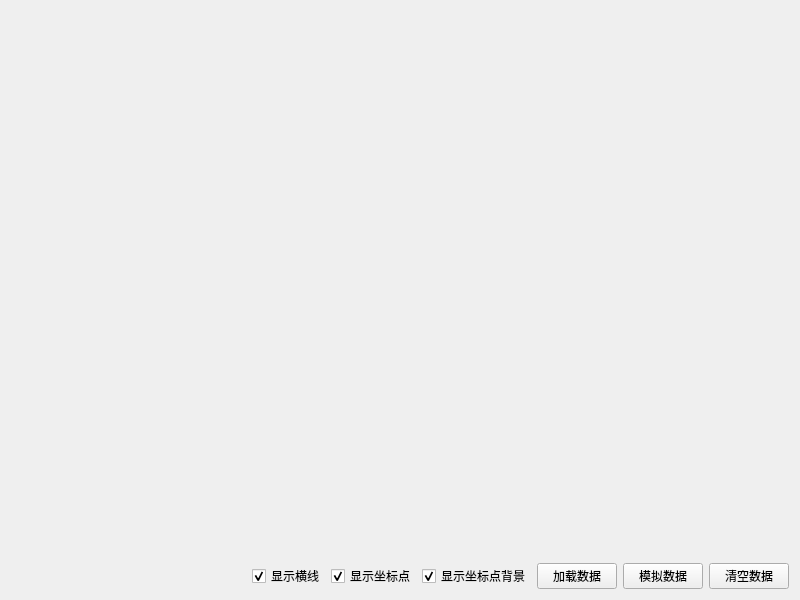
<?xml version="1.0" encoding="UTF-8"?>
<ui version="4.0">
 <class>frmCurveChart</class>
 <widget class="QWidget" name="frmCurveChart">
  <property name="geometry">
   <rect>
    <x>0</x>
    <y>0</y>
    <width>800</width>
    <height>600</height>
   </rect>
  </property>
  <property name="windowTitle">
   <string>Form</string>
  </property>
  <layout class="QVBoxLayout" name="verticalLayout">
   <item>
    <widget class="CurveChart" name="widget1" native="true">
     <property name="sizePolicy">
      <sizepolicy hsizetype="Expanding" vsizetype="Expanding">
       <horstretch>0</horstretch>
       <verstretch>0</verstretch>
      </sizepolicy>
     </property>
     <property name="maxValue" stdset="0">
      <double>150.000000000000000</double>
     </property>
     <property name="xStep" stdset="0">
      <double>30.000000000000000</double>
     </property>
     <property name="title" stdset="0">
      <string>简单曲线图示例1</string>
     </property>
    </widget>
   </item>
   <item>
    <widget class="CurveChart" name="widget2" native="true">
     <property name="sizePolicy">
      <sizepolicy hsizetype="Expanding" vsizetype="Expanding">
       <horstretch>0</horstretch>
       <verstretch>0</verstretch>
      </sizepolicy>
     </property>
     <property name="title" stdset="0">
      <string>简单曲线图示例2</string>
     </property>
     <property name="pointColor" stdset="0">
      <color>
       <red>255</red>
       <green>107</green>
       <blue>107</blue>
      </color>
     </property>
    </widget>
   </item>
   <item>
    <layout class="QHBoxLayout" name="horizontalLayout">
     <item>
      <spacer name="horizontalSpacer">
       <property name="orientation">
        <enum>Qt::Horizontal</enum>
       </property>
       <property name="sizeHint" stdset="0">
        <size>
         <width>40</width>
         <height>20</height>
        </size>
       </property>
      </spacer>
     </item>
     <item>
      <widget class="QCheckBox" name="ckShowHLine">
       <property name="text">
        <string>显示横线</string>
       </property>
       <property name="checked">
        <bool>true</bool>
       </property>
      </widget>
     </item>
     <item>
      <widget class="QCheckBox" name="ckShowPoint">
       <property name="text">
        <string>显示坐标点</string>
       </property>
       <property name="checked">
        <bool>true</bool>
       </property>
      </widget>
     </item>
     <item>
      <widget class="QCheckBox" name="ckShowPointBg">
       <property name="text">
        <string>显示坐标点背景</string>
       </property>
       <property name="checked">
        <bool>true</bool>
       </property>
      </widget>
     </item>
     <item>
      <widget class="QPushButton" name="btnSetData">
       <property name="text">
        <string>加载数据</string>
       </property>
      </widget>
     </item>
     <item>
      <widget class="QPushButton" name="btnAddData">
       <property name="text">
        <string>模拟数据</string>
       </property>
      </widget>
     </item>
     <item>
      <widget class="QPushButton" name="btnClearData">
       <property name="text">
        <string>清空数据</string>
       </property>
      </widget>
     </item>
    </layout>
   </item>
  </layout>
 </widget>
 <customwidgets>
  <customwidget>
   <class>CurveChart</class>
   <extends>QWidget</extends>
   <header>curvechart/curvechart.h</header>
   <container>1</container>
  </customwidget>
 </customwidgets>
 <resources/>
 <connections/>
</ui>
